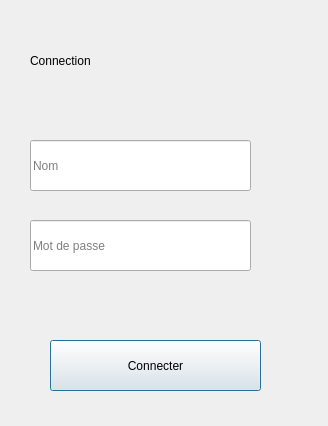
<?xml version="1.0" encoding="UTF-8"?>
<ui version="4.0">
 <class>Dialog</class>
 <widget class="QDialog" name="Dialog">
  <property name="geometry">
   <rect>
    <x>0</x>
    <y>0</y>
    <width>328</width>
    <height>426</height>
   </rect>
  </property>
  <property name="minimumSize">
   <size>
    <width>328</width>
    <height>426</height>
   </size>
  </property>
  <property name="maximumSize">
   <size>
    <width>328</width>
    <height>426</height>
   </size>
  </property>
  <property name="windowTitle">
   <string>connection</string>
  </property>
  <property name="styleSheet">
   <string notr="true"/>
  </property>
  <widget class="QLabel" name="label">
   <property name="geometry">
    <rect>
     <x>30</x>
     <y>30</y>
     <width>171</width>
     <height>61</height>
    </rect>
   </property>
   <property name="styleSheet">
    <string notr="true"/>
   </property>
   <property name="text">
    <string>Connection</string>
   </property>
  </widget>
  <widget class="QLineEdit" name="username">
   <property name="geometry">
    <rect>
     <x>30</x>
     <y>140</y>
     <width>221</width>
     <height>51</height>
    </rect>
   </property>
   <property name="styleSheet">
    <string notr="true"/>
   </property>
   <property name="text">
    <string/>
   </property>
   <property name="echoMode">
    <enum>QLineEdit::Normal</enum>
   </property>
   <property name="placeholderText">
    <string>Nom</string>
   </property>
  </widget>
  <widget class="QLineEdit" name="password">
   <property name="geometry">
    <rect>
     <x>30</x>
     <y>220</y>
     <width>221</width>
     <height>51</height>
    </rect>
   </property>
   <property name="styleSheet">
    <string notr="true"/>
   </property>
   <property name="echoMode">
    <enum>QLineEdit::Password</enum>
   </property>
   <property name="placeholderText">
    <string>Mot de passe</string>
   </property>
  </widget>
  <widget class="QPushButton" name="connecter">
   <property name="geometry">
    <rect>
     <x>50</x>
     <y>340</y>
     <width>211</width>
     <height>51</height>
    </rect>
   </property>
   <property name="styleSheet">
    <string notr="true"/>
   </property>
   <property name="text">
    <string>Connecter</string>
   </property>
  </widget>
  <widget class="QLabel" name="msg">
   <property name="geometry">
    <rect>
     <x>30</x>
     <y>300</y>
     <width>271</width>
     <height>20</height>
    </rect>
   </property>
   <property name="styleSheet">
    <string notr="true">color: rgb(255, 94, 0);</string>
   </property>
   <property name="text">
    <string/>
   </property>
  </widget>
 </widget>
 <resources/>
 <connections/>
</ui>
